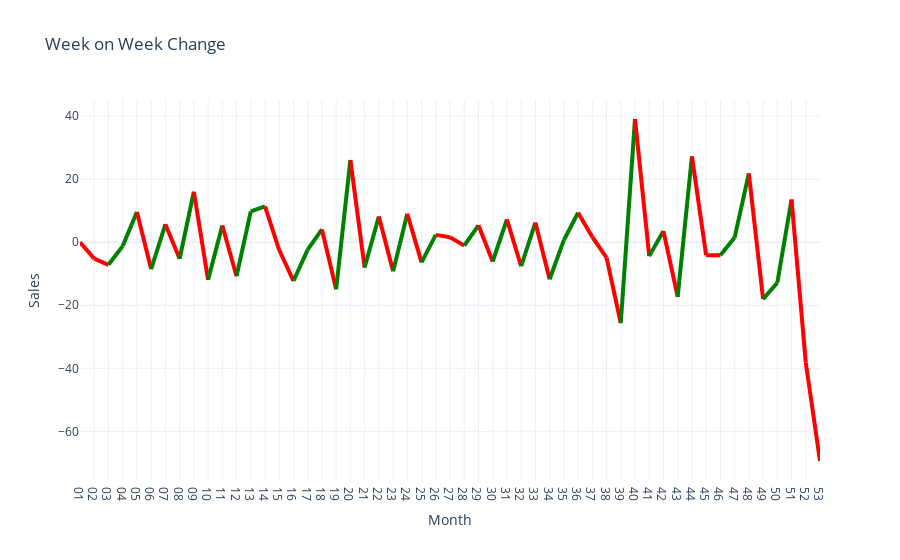

The notebook cell saved with this chart:
### Markdown cell above
![example image](images/newplot14.png)

### Code cell
sales = wow1['WoW_change']
months = wow1['week']

# Initialize the figure
fig = go.Figure()

# Loop through the data and plot segments with different colors
for i in range(1, len(sales)):
    color = 'green' if sales[i] > sales[i - 1] else 'red'
    
    # Plot each line segment between consecutive months
    fig.add_trace(go.Scatter(
        x=[months[i - 1], months[i]],
        y=[sales[i - 1], sales[i]],
        mode='lines',
        line=dict(color=color, width=4),
        showlegend=False
    ))

# Customize layout
fig.update_layout(
    title="Week on Week Change",
    xaxis_title="Month",
    yaxis_title="Sales",
    xaxis=dict(tickmode='array', tickvals=months),
    template='plotly_white'
)

# Show the plot
fig.show()

### Figure 1 — Plotly figure (JSON) as saved in the notebook; plotly's stock layout.template omitted (floating-point values rounded to 4 significant figures)
{"data": [{"line": {"color": "red", "width": 4}, "mode": "lines", "showlegend": false, "type": "scatter", "x": ["01", "02"], "y": [0, -5.21]}, {"line": {"color": "red", "width": 4}, "mode": "lines", "showlegend": false, "type": "scatter", "x": ["02", "03"], "y": [-5.21, -7.16]}, {"line": {"color": "green", "width": 4}, "mode": "lines", "showlegend": false, "type": "scatter", "x": ["03", "04"], "y": [-7.16, -1.23]}, {"line": {"color": "green", "width": 4}, "mode": "lines", "showlegend": false, "type": "scatter", "x": ["04", "05"], "y": [-1.23, 9.6]}, {"line": {"color": "red", "width": 4}, "mode": "lines", "showlegend": false, "type": "scatter", "x": ["05", "06"], "y": [9.6, -8.53]}, {"line": {"color": "green", "width": 4}, "mode": "lines", "showlegend": false, "type": "scatter", "x": ["06", "07"], "y": [-8.53, 5.67]}, {"line": {"color": "red", "width": 4}, "mode": "lines", "showlegend": false, "type": "scatter", "x": ["07", "08"], "y": [5.67, -5.23]}, {"line": {"color": "green", "width": 4}, "mode": "lines", "showlegend": false, "type": "scatter", "x": ["08", "09"], "y": [-5.23, 16]}, {"line": {"color": "red", "width": 4}, "mode": "lines", "showlegend": false, "type": "scatter", "x": ["09", "10"], "y": [16, -11.93]}, {"line": {"color": "green", "width": 4}, "mode": "lines", "showlegend": false, "type": "scatter", "x": ["10", "11"], "y": [-11.93, 5.29]}, {"line": {"color": "red", "width": 4}, "mode": "lines", "showlegend": false, "type": "scatter", "x": ["11", "12"], "y": [5.29, -10.77]}, {"line": {"color": "green", "width": 4}, "mode": "lines", "showlegend": false, "type": "scatter", "x": ["12", "13"], "y": [-10.77, 9.76]}, {"line": {"color": "green", "width": 4}, "mode": "lines", "showlegend": false, "type": "scatter", "x": ["13", "14"], "y": [9.76, 11.39]}, {"line": {"color": "red", "width": 4}, "mode": "lines", "showlegend": false, "type": "scatter", "x": ["14", "15"], "y": [11.39, -2.47]}, {"line": {"color": "red", "width": 4}, "mode": "lines", "showlegend": false, "type": "scatter", "x": ["15", "16"], "y": [-2.47, -12.29]}, {"line": {"color": "green", "width": 4}, "mode": "lines", "showlegend": false, "type": "scatter", "x": ["16", "17"], "y": [-12.29, -2.34]}, {"line": {"color": "green", "width": 4}, "mode": "lines", "showlegend": false, "type": "scatter", "x": ["17", "18"], "y": [-2.34, 4.06]}, {"line": {"color": "red", "width": 4}, "mode": "lines", "showlegend": false, "type": "scatter", "x": ["18", "19"], "y": [4.06, -14.91]}, {"line": {"color": "green", "width": 4}, "mode": "lines", "showlegend": false, "type": "scatter", "x": ["19", "20"], "y": [-14.91, 26.07]}, {"line": {"color": "red", "width": 4}, "mode": "lines", "showlegend": false, "type": "scatter", "x": ["20", "21"], "y": [26.07, -8.01]}, {"line": {"color": "green", "width": 4}, "mode": "lines", "showlegend": false, "type": "scatter", "x": ["21", "22"], "y": [-8.01, 8.16]}, {"line": {"color": "red", "width": 4}, "mode": "lines", "showlegend": false, "type": "scatter", "x": ["22", "23"], "y": [8.16, -9.22]}, {"line": {"color": "green", "width": 4}, "mode": "lines", "showlegend": false, "type": "scatter", "x": ["23", "24"], "y": [-9.22, 9.05]}, {"line": {"color": "red", "width": 4}, "mode": "lines", "showlegend": false, "type": "scatter", "x": ["24", "25"], "y": [9.05, -6.38]}, {"line": {"color": "green", "width": 4}, "mode": "lines", "showlegend": false, "type": "scatter", "x": ["25", "26"], "y": [-6.38, 2.33]}, {"line": {"color": "red", "width": 4}, "mode": "lines", "showlegend": false, "type": "scatter", "x": ["26", "27"], "y": [2.33, 1.57]}, {"line": {"color": "red", "width": 4}, "mode": "lines", "showlegend": false, "type": "scatter", "x": ["27", "28"], "y": [1.57, -1.08]}, {"line": {"color": "green", "width": 4}, "mode": "lines", "showlegend": false, "type": "scatter", "x": ["28", "29"], "y": [-1.08, 5.36]}, {"line": {"color": "red", "width": 4}, "mode": "lines", "showlegend": false, "type": "scatter", "x": ["29", "30"], "y": [5.36, -6.11]}, {"line": {"color": "green", "width": 4}, "mode": "lines", "showlegend": false, "type": "scatter", "x": ["30", "31"], "y": [-6.11, 7.22]}, {"line": {"color": "red", "width": 4}, "mode": "lines", "showlegend": false, "type": "scatter", "x": ["31", "32"], "y": [7.22, -7.61]}, {"line": {"color": "green", "width": 4}, "mode": "lines", "showlegend": false, "type": "scatter", "x": ["32", "33"], "y": [-7.61, 6.25]}, {"line": {"color": "red", "width": 4}, "mode": "lines", "showlegend": false, "type": "scatter", "x": ["33", "34"], "y": [6.25, -11.73]}, {"line": {"color": "green", "width": 4}, "mode": "lines", "showlegend": false, "type": "scatter", "x": ["34", "35"], "y": [-11.73, 0.66]}, {"line": {"color": "green", "width": 4}, "mode": "lines", "showlegend": false, "type": "scatter", "x": ["35", "36"], "y": [0.66, 9.35]}, {"line": {"color": "red", "width": 4}, "mode": "lines", "showlegend": false, "type": "scatter", "x": ["36", "37"], "y": [9.35, 1.66]}, {"line": {"color": "red", "width": 4}, "mode": "lines", "showlegend": false, "type": "scatter", "x": ["37", "38"], "y": [1.66, -4.87]}, {"line": {"color": "red", "width": 4}, "mode": "lines", "showlegend": false, "type": "scatter", "x": ["38", "39"], "y": [-4.87, -25.65]}, {"line": {"color": "green", "width": 4}, "mode": "lines", "showlegend": false, "type": "scatter", "x": ["39", "40"], "y": [-25.65, 39.09]}, {"line": {"color": "red", "width": 4}, "mode": "lines", "showlegend": false, "type": "scatter", "x": ["40", "41"], "y": [39.09, -4.41]}, {"line": {"color": "green", "width": 4}, "mode": "lines", "showlegend": false, "type": "scatter", "x": ["41", "42"], "y": [-4.41, 3.53]}, {"line": {"color": "red", "width": 4}, "mode": "lines", "showlegend": false, "type": "scatter", "x": ["42", "43"], "y": [3.53, -17.32]}, {"line": {"color": "green", "width": 4}, "mode": "lines", "showlegend": false, "type": "scatter", "x": ["43", "44"], "y": [-17.32, 27.24]}, {"line": {"color": "red", "width": 4}, "mode": "lines", "showlegend": false, "type": "scatter", "x": ["44", "45"], "y": [27.24, -4.16]}, {"line": {"color": "red", "width": 4}, "mode": "lines", "showlegend": false, "type": "scatter", "x": ["45", "46"], "y": [-4.16, -4.17]}, {"line": {"color": "green", "width": 4}, "mode": "lines", "showlegend": false, "type": "scatter", "x": ["46", "47"], "y": [-4.17, 1.46]}, {"line": {"color": "green", "width": 4}, "mode": "lines", "showlegend": false, "type": "scatter", "x": ["47", "48"], "y": [1.46, 21.82]}, {"line": {"color": "red", "width": 4}, "mode": "lines", "showlegend": false, "type": "scatter", "x": ["48", "49"], "y": [21.82, -18.05]}, {"line": {"color": "green", "width": 4}, "mode": "lines", "showlegend": false, "type": "scatter", "x": ["49", "50"], "y": [-18.05, -12.86]}, {"line": {"color": "green", "width": 4}, "mode": "lines", "showlegend": false, "type": "scatter", "x": ["50", "51"], "y": [-12.86, 13.56]}, {"line": {"color": "red", "width": 4}, "mode": "lines", "showlegend": false, "type": "scatter", "x": ["51", "52"], "y": [13.56, -38.15]}, {"line": {"color": "red", "width": 4}, "mode": "lines", "showlegend": false, "type": "scatter", "x": ["52", "53"], "y": [-38.15, -69.4]}], "layout": {"autosize": true, "title": {"text": "Week on Week Change"}, "xaxis": {"autorange": true, "range": [0, 52], "tickmode": "array", "tickvals": ["01", "02", "03", "04", "05", "06", "07", "08", "09", "10", "11", "12", "13", "14", "15", "16", "17", "18", "19", "20", "21", "22", "23", "24", "25", "26", "27", "28", "29", "30", "31", "32", "33", "34", "35", "36", "37", "38", "39", "40", "41", "42", "43", "44", "45", "46", "47", "48", "49", "50", "51", "52", "53"], "title": {"text": "Month"}, "type": "category"}, "yaxis": {"autorange": true, "range": [-75.43, 45.12], "title": {"text": "Sales"}, "type": "linear"}}}
